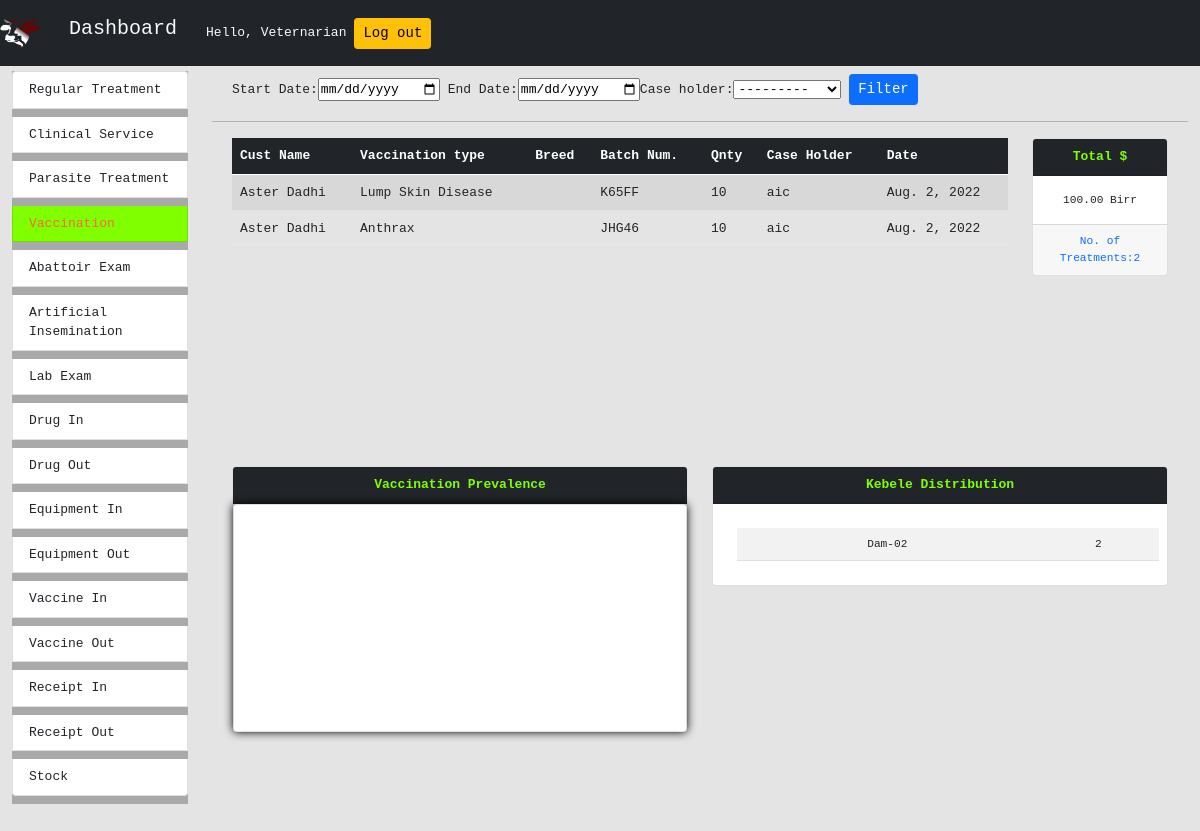
/dashboard/vaccination_summary/ (signed in), run on an earlier commit of the app's database.
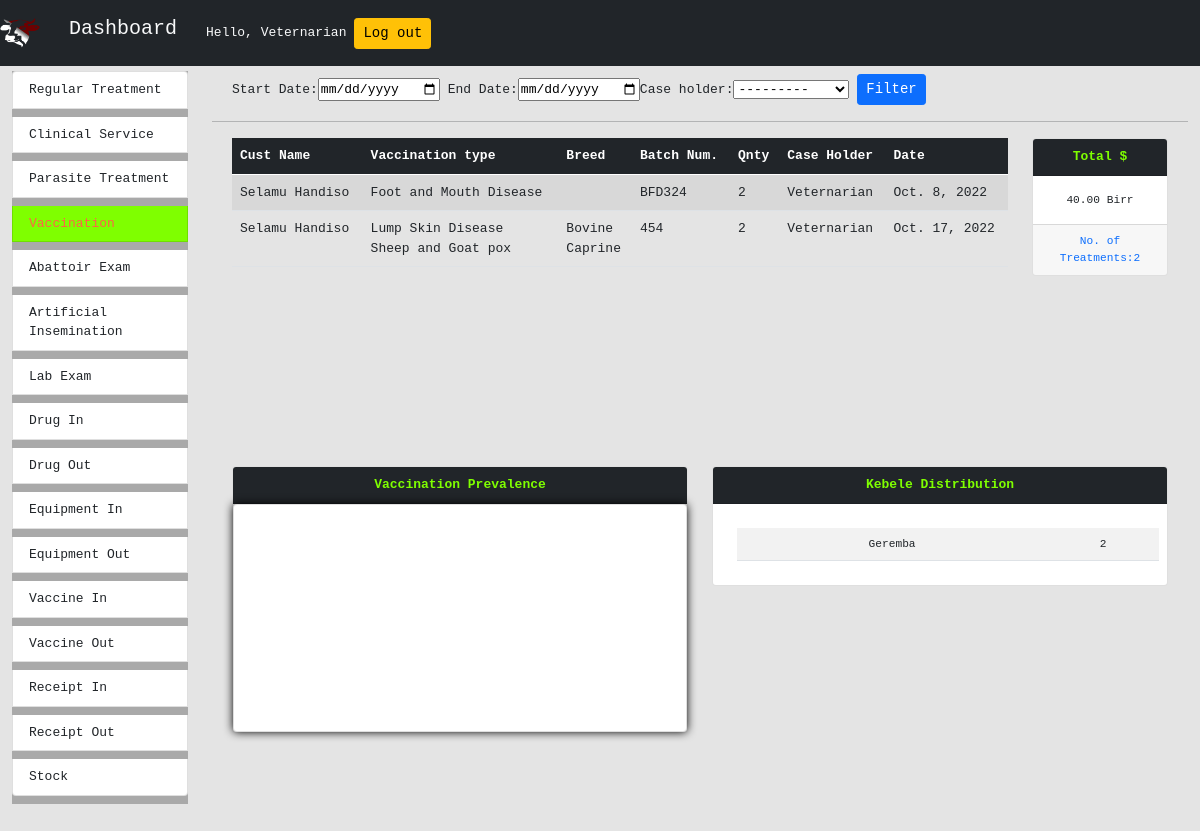
And on a later commit of the database.
### vaccination/models.py (models this page shows, shortened)
class Vaccination(models.Model):
    case_number = models.ForeignKey(Customer,on_delete=models.PROTECT)
    species = models.ManyToManyField(Species)
    breed = models.ForeignKey(Breed, on_delete=models.CASCADE)
    number_of_animals = models.PositiveIntegerField()
    sex = models.CharField(max_length=10, choices=SEX_CHOICES)
    history = models.CharField(max_length=200,null=True)
    vaccine_id = models.ManyToManyField(Vaccine)
    vaccine_batch_num = models.CharField(max_length=100,null=False)
    quantity = models.IntegerField(default=0,null=False)
    total = models.DecimalField(
        max_digits=8, decimal_places=2, default=000000.00)
    case_holder = models.ForeignKey(User,on_delete=models.PROTECT)
    service_date = models.DateField(auto_now_add=True)
    paid = models.BooleanField(null=False, default=False)
    def getKebele(self):
        return self.case_number.kebele

class Vaccine(models.Model):
    vaccine_type = models.CharField(max_length=100)
    dis_price = models.DecimalField(
        max_digits=8, decimal_places=2, default=000000.00)
    stock_price = models.DecimalField(
        max_digits=8, decimal_places=2, default=000000.00)
    def getDispenceryPrice(self):return self.dis_price

### registernewuser/models.py (models this page shows, shortened)
class Customer(models.Model):
    case_number = models.AutoField(primary_key=True, null=False)
    customer_name = models.CharField(max_length=100)
    sub_kebele = models.CharField(max_length=100)
    kebele = models.ForeignKey(Kebele, on_delete=models.CASCADE)
    service_date = models.DateField(auto_now=False, auto_now_add=True)
    mobile_number = models.PositiveIntegerField(unique=True)

class Kebele(models.Model):
    id = models.AutoField(primary_key=True)
    name = models.CharField(max_length=100)

class Species(models.Model):
    species_type = models.CharField(max_length=100)

### dashboard/views.py (the view, shortened to what this page needs)
# urls.py: path('vaccination_summary/',VaccinationSummary.as_view(),name="vaccination_summary"),
class VaccinationSummary(LoginRequiredMixin, View):
    login_url = "/"
    templateUrl = "dashboard/vaccination_summary.html"
    dateForm = DateRangeFrom()
    case_holder_form = CaseHolderForm()
    def get(self, request):
        vaccinationObj = Vaccination.objects.all()
        distByKebele = self.getDistByKebele(Kebele.objects.all(), vaccinationObj)
        context = {
            "vaccinationObj": vaccinationObj,
            "dateForm": self.dateForm,
            "case_holder_form": self.case_holder_form,
            "totalVaccinations": vaccinationObj.count(),
            "totalPrice": self.getPrice(vaccinationObj),
            "distByKebele": distByKebele,
        }
        return render(request, self.templateUrl, context)
    def getDistByKebele(self, kebeles=None, vaccinationObj=None):
        distByKebele = {}
        for kebele in kebeles:
            for t in vaccinationObj:
                if t.getKebele() == kebele:
                    if kebele.name in distByKebele:
                        distByKebele[kebele.name] += 1
                    else:
                        distByKebele[kebele.name] = 1
        return distByKebele
    def getPrice(self, vaccinationObj):
        totalPrice = 0
        for v in vaccinationObj:
            for vaccine in v.vaccine_id.all():
                print(vaccine.getDispenceryPrice())
                totalPrice += vaccine.getDispenceryPrice() * v.quantity
        return totalPrice

### dashboard/forms.py
class DateRangeFrom(forms.Form):
    start_date = forms.DateField(label='Start Date',widget=forms.DateInput(attrs={'type':'date',
                                    'id':'start_date'}))
    end_date = forms.DateField(label='End Date',widget=forms.DateInput(attrs={'type':'date',
                                    'id':'end_date'}))

class CaseHolderForm(forms.ModelForm):
    class Meta:
        model = ClinicalService
        fields = ['case_holder']
        widgets = {
            'case_holder': forms.Select(attrs={'id':'case_holder'})
        }

### dashboard/templates/dashboard/vaccination_summary.html (shortened to what this page needs)
{% extends 'dashboard/main.html' %}
{% load static %} {% block title %} Dashboard {%endblock title %}
 {% block content %}
<div class="row m-2">
	<form action="" method="POST">
		{%csrf_token%} {{dateForm}}{{case_holder_form}}
		<input type="submit" value="Filter" class="btn btn-sm btn-primary" />
	</form>
</div>
<hr />
<div class="row overflow-auto m-2" id="summary">
	<div class="col-md-10">
		<table class="table table-striped">
			<thead>
				<tr class="table-dark">
					<th scope="col">Cust Name</th>
					<th scope="col">Vaccination type</th>
					<th scope="col">Breed</th>
					<th scope="col">Batch Num.</th>
					<th scope="col">Qnty</th>
					<th scope="col">Case Holder</th>
					<th scope="col">Date</th>
				</tr>
			</thead>
			{% for row in vaccinationObj %}
			<tr>
				<td>{{row.case_number.customer_name}}</td>
				<td>
					{%for vaccine in row.vaccine_id.all%}
                    {{vaccine.vaccine_type}}<br>
                    {%endfor%}
				</td>
				<td>
					{%for species in row.species.all%}
                    {{species.species_type}}<br>
                    {%endfor%}
				</td>
				<td>{{row.vaccine_batch_num}}</td>
				<td>{{row.quantity}}</td>
				<td>{{row.case_holder}}</td>
				<td>{{row.service_date}}</td>
			</tr>
			{% endfor %}
		</table>
	</div>
	<div class="col-md-2 col-sm-12">
		<div class="card">
			<div class="card-header bg-dark">
				Total $
			</div>
			<div class="card-body">
				<p class="card-text">{{totalPrice}} Birr</p>
			</div>
			<div class="card-footer">
				<p class="card-text text-primary">
					No. of Treatments:{{totalVaccinations}}
				</p>
			</div>
		</div>
	</div>
</div>
<div class="row overflow-auto m-2" id="summary-additional">
	<div class="col-md-6 col-sm-12">
		<div class="card">
			<div class="card-header bg-dark">
				Vaccination Prevalence
			</div>
			<canvas class="chart_canvas card" id="cntx_vaccination"></canvas>
		</div>
	</div>
	<div class="col-md-6 col-sm-12">
		<div class="card">
			<div class="card-header bg-dark">
				Kebele Distribution
			</div>
			<div class="card-body">
				<table class="table table-striped m-2">
					{% for key,value in distByKebele.items %}
					<tr>
						<td>{{key}}</td>
						<td>{{value}}</td>
					</tr>
					{%endfor%}
				</table>
			</div>
		</div>
	</div>
	{% endblock content %}

What changed in the data, as far as the page shows it:
removed Vaccination: case_number.customer_name "Aster Dadhi", vaccine_batch_num "K65FF", quantity "10", case_holder "aic", service_date "Aug. 2, 2022", Vaccine (vaccine_type "Lump Skin Disease")
removed Vaccination: case_number.customer_name "Aster Dadhi", vaccine_batch_num "JHG46", quantity "10", case_holder "aic", service_date "Aug. 2, 2022"
no longer on this page (row unchanged): Vaccine: vaccine_type "Anthrax", shown under "Aster Dadhi"
no longer on this page (row edited): Kebele: distByKebele "Dam-02"
added Vaccination: case_number.customer_name "Selamu Handiso", vaccine_batch_num "BFD324", quantity "2", case_holder "Veternarian", service_date "Oct. 8, 2022"
now on this page (row edited): Vaccine: vaccine_type "Foot and Mouth Disease", shown under "Selamu Handiso"
added Vaccination: case_number.customer_name "Selamu Handiso", vaccine_batch_num "454", quantity "2", case_holder "Veternarian", service_date "Oct. 17, 2022", Vaccine (vaccine_type "Lump Skin Disease")
now on this page (row unchanged): Vaccine: vaccine_type "Sheep and Goat pox", shown under "Selamu Handiso"
now on this page (row unchanged): Species: species_type "Bovine"
added Species: species_type "Caprine"
added Kebele: distByKebele "Geremba"
Also different on the page:
{{ totalPrice }}: "100.00" → "40.00"
new list line: "2"
list line gone: "2"
